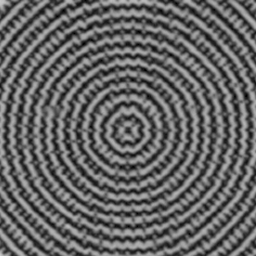
%> input picture Samples/B11.tif, 256 x 256 px
$ octave fftauto001.m   (GNU Octave 9; MATLAB toolbox functions it lacks are replaced by stand-ins)
%> lines starting %> are read from the running program, lines starting %| are printed output that depends on the picture; in (x1, y1, x2, y2) boxes, pixels count from 0 and x2, y2 are one past the last pixel; in counts of white or black regions, pixels touching at a corner belong together; the program's own positions count from 1
figure('WindowStyle', 'docked');

im1   = imread('B11.tif');  % imread('conresA2_158.tif');
%> im1 is the input picture: size 256x256 uint8; min 0, max 200, mean 100.5
imscr = imread('G13.tif');  % imread('conresA2_164.tif');
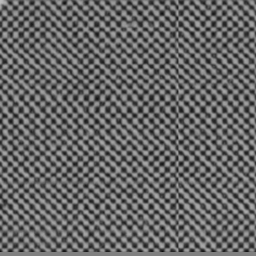
%> input picture Samples/G13.tif, 256 x 256 px
%> imscr is the input picture: size 256x256 uint8; min 9, max 188, mean 102.2

subplot(2,3,1), imshow(im1); subplot(2,3,2), imshow(imscr);


im1f = real(fftshift(fft2(im1)));
imscrf = real(fftshift(fft2(imscr)));

subplot(2,3,4), imshow(log(im1f), []); subplot(2,3,5), imshow(log(imscrf), []);
%> after `imshow(log(im1f), [])`:
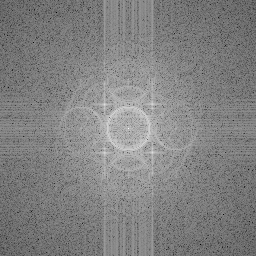
%> displayed picture: size 256x256, on the screen's scale of 0 to 255; min 0, max 255, mean 129
%> after `imshow(log(imscrf), [])`:
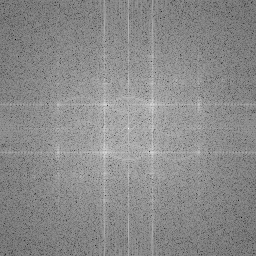
%> displayed picture: size 256x256, on the screen's scale of 0 to 255; min 0, max 255, mean 138.2

imflt = im2bw(imscrf./max(imscrf(:)),0.02)~=1;
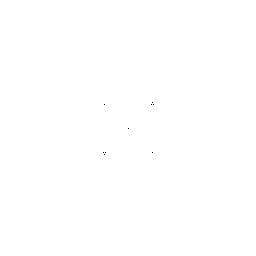
%> imflt: size 256x256 logical; 100% white; black in thin lines or dots, all inside (x1, y1, x2, y2) = (103, 102, 154, 155)

subplot(2,3,6), imshow(imflt, []);
subplot(2,3,3), imshow(ifft2(ifftshift(im1f.*imflt)));
%> after `imshow(ifft2(ifftshift(im1f.*imflt)))`:
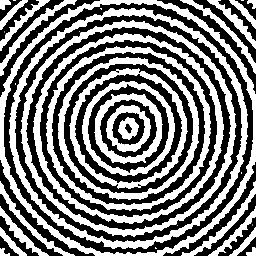
%> displayed picture: size 256x256, on the screen's scale of 0 to 255; min 0, max 255, mean 125.3
